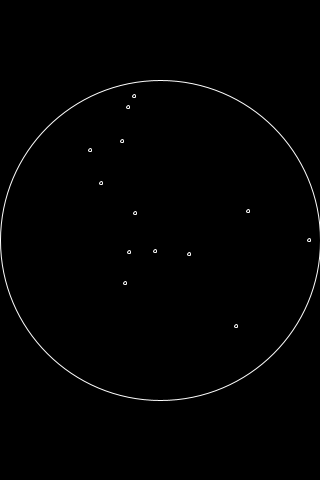
Frame 1 (no input)
Frame 60 (the mouse pressed at the canvas centre just before this capture): identical to frame 1, image omitted
Frame 120 (the mouse held since frame 60 and released just before this capture): identical to frame 1, image omitted

The Processing sketch that drew this single still picture (run headless with seeded random() and noise(); from frame 60 on, the mouse is pressed at the canvas centre):

// Processing sketch: mac_address_map
// ── mac_address_map.pde
String macAddress[] = {"b0:72:bf:25:c3:41", "68:27:37:06:42:5c", "00:13:ef:c1:02:3b", "58:ef:68:b7:2b:dc", "b8:27:eb:97:36:f3", "20:df:b9:b1:c1:cc", "54:60:09:e4:b0:bc", "a4:77:33:1b:c1:bc", "f0:18:98:6b:d3:df", "b8:27:eb:c7:f6:a9", "a4:38:cc:dd:54:e5", "a0:d7:95:39:b4:44", "18:74:2e:52:23:80"};

void setup() {
  size(320, 480);
  stroke(255);
  noFill();
}

void draw() {
  background(0);
  circle(width/2, height/2, width);

  for (int n=0; n < macAddress.length; ++n) {
    drawMacAddress(macAddress[n]);
  }
}

void drawMacAddress(String macAddress) {
  //First 3 bytes are the manufacturer (OUI)
  String hex[] = macAddress.split(":");

  int oui = unhex(hex[0] + hex[1] + hex[2]);
  int device = unhex(hex[3] + hex[4] + hex[5]);

  println(macAddress);
  println(hex(oui) + "  " + hex(device));

  float a = ((oui & 0x00FFFF00) >> 8) / (float) 0xFFFF;
  float d = ((oui & 0x000000FF) >> 0) / (float) 0x00FF;

  int radius = (int)((width/2) * 0.95f);
  int dradius = (int)((width/2) * 0.05f);
  //but runs of devices might be quite close... so small differerence need to be visible...
  float da = (device % 0xFF) / (float)0xFF;

  int x = (int) (d * radius * cos(a * TWO_PI)) + (width/2) + (int)(dradius * cos(da * TWO_PI));
  int y = (int) (d * radius * sin(a * TWO_PI)) + (height/2) + (int)(dradius * sin(da * TWO_PI));

  circle(x, y, 3);
}
